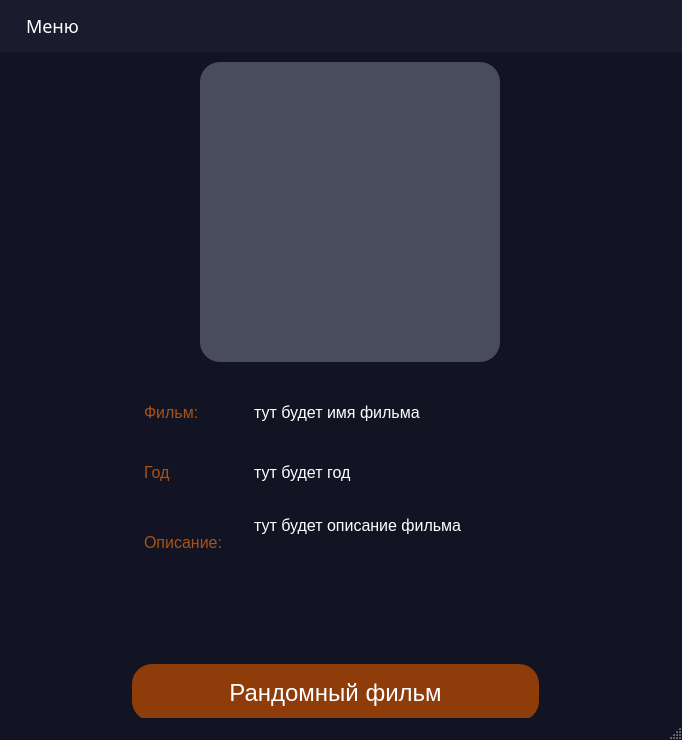
<?xml version="1.0" encoding="UTF-8"?>
<ui version="4.0">
 <class>RandMovieWindow</class>
 <widget class="QMainWindow" name="RandMovieWindow">
  <property name="geometry">
   <rect>
    <x>0</x>
    <y>0</y>
    <width>682</width>
    <height>740</height>
   </rect>
  </property>
  <property name="windowTitle">
   <string>Api - app</string>
  </property>
  <property name="styleSheet">
   <string notr="true">/* Основной фон окна */
QMainWindow {
    background-color: #121423;
}

/* СТИЛЬ КНОПКИ (у вас уже есть, оставляем) */
QPushButton {
    background-color: #8e3d0a; 
    color: white; 
    border-radius: 20px;
    font-size: 24px;
    margin: 2px;
}

QPushButton:hover {
    background-color: #a85216;
}

QPushButton:pressed {
    background-color: #6b2e08;
    margin-top: 4px;
    margin-left: 4px;
}

/* СТИЛЬ МЕНЮ БАРА (верхняя панель) */
QMenuBar {
    background-color: #1a1c2e;
    color: #ffffff;
    font-family: 'Corbel';
    font-size: 18px;
    padding: 5px;
}

QMenuBar::item {
    background-color: transparent;
    padding: 8px 15px;
    border-radius: 5px;
    color: #ffffff;
}

QMenuBar::item:selected {
    background-color: rgba(142, 61, 10, 0.7); /* Полупрозрачный оранжевый */
    color: white;
}

QMenuBar::item:pressed {
    background-color: #8e3d0a; /* Тот же цвет что и кнопка */
}

/* СТИЛЬ ВЫПАДАЮЩЕГО МЕНЮ */
QMenu {
    background-color: #1a1c2e;
    border: 1px solid #2a2c3e;
    border-radius: 8px;
    padding: 5px;
    color: white;
}

QMenu::item {
    background-color: transparent;
    padding: 10px 20px;
    margin: 2px;
    border-radius: 5px;
    font-size: 16px;
    color: white;
}

QMenu::item:selected {
    background-color: rgba(142, 61, 10, 0.7); /* Полупрозрачный оранжевый */
    color: white;
}

QMenu::item:pressed {
    background-color: #8e3d0a; /* Тот же цвет что и кнопка */
}

QMenu::separator {
    height: 1px;
    background-color: #2a2c3e;
    margin: 5px 10px;
}

/* СТИЛЬ ЭЛЕМЕНТОВ МЕНЮ (действий) */
QAction {
    color: white;
    font-size: 16px;
}

/* СТИЛЬ МЕТКИ ДЛЯ ИЗОБРАЖЕНИЯ */
QLabel {
    background-color: #494c5c; 
    border-radius: 20px;
    color: white;
    font-size: 14px;
    padding: 10px;
    font-family: Arial;
}</string>
  </property>
  <widget class="QWidget" name="centralwidget">
   <property name="styleSheet">
    <string notr="true">background-color: #121423;</string>
   </property>
   <widget class="QPushButton" name="rand_movie_button">
    <property name="geometry">
     <rect>
      <x>130</x>
      <y>610</y>
      <width>411</width>
      <height>61</height>
     </rect>
    </property>
    <property name="font">
     <font>
      <pointsize>-1</pointsize>
     </font>
    </property>
    <property name="styleSheet">
     <string notr="true">QPushButton {
    background-color: #8e3d0a; 
    color: white; 
    border-radius: 20px;
    font-size: 24px;
    margin: 2px;
}

QPushButton:hover {
    background-color: #a85216;
}

QPushButton:pressed {
    background-color: #6b2e08;
    margin-top: 4px;
    margin-left: 4px;
}</string>
    </property>
    <property name="text">
     <string>Рандомный фильм</string>
    </property>
    <property name="autoRepeatInterval">
     <number>100</number>
    </property>
   </widget>
   <widget class="QLabel" name="label_poster">
    <property name="geometry">
     <rect>
      <x>200</x>
      <y>10</y>
      <width>300</width>
      <height>300</height>
     </rect>
    </property>
    <property name="minimumSize">
     <size>
      <width>300</width>
      <height>300</height>
     </size>
    </property>
    <property name="maximumSize">
     <size>
      <width>300</width>
      <height>300</height>
     </size>
    </property>
    <property name="styleSheet">
     <string notr="true">background-color: #494c5c; 
    border-radius: 20px;
    color: white;
    font-size: 14px;
    padding: 10px;
    font-family: Arial;</string>
    </property>
    <property name="text">
     <string/>
    </property>
    <property name="scaledContents">
     <bool>true</bool>
    </property>
    <property name="alignment">
     <set>Qt::AlignCenter</set>
    </property>
    <property name="wordWrap">
     <bool>true</bool>
    </property>
   </widget>
   <widget class="QLabel" name="label_film_title">
    <property name="geometry">
     <rect>
      <x>130</x>
      <y>330</y>
      <width>81</width>
      <height>60</height>
     </rect>
    </property>
    <property name="styleSheet">
     <string notr="true">color: #a85216; font-size: 16px;</string>
    </property>
    <property name="text">
     <string>Фильм:</string>
    </property>
   </widget>
   <widget class="QLabel" name="label_name">
    <property name="geometry">
     <rect>
      <x>240</x>
      <y>330</y>
      <width>300</width>
      <height>60</height>
     </rect>
    </property>
    <property name="styleSheet">
     <string notr="true">color: white; font-size: 16px;</string>
    </property>
    <property name="text">
     <string>тут будет имя фильма</string>
    </property>
   </widget>
   <widget class="QLabel" name="label_year_title">
    <property name="geometry">
     <rect>
      <x>130</x>
      <y>390</y>
      <width>51</width>
      <height>60</height>
     </rect>
    </property>
    <property name="styleSheet">
     <string notr="true">color: #a85216; font-size: 16px;</string>
    </property>
    <property name="text">
     <string>Год: </string>
    </property>
   </widget>
   <widget class="QLabel" name="label_year">
    <property name="geometry">
     <rect>
      <x>240</x>
      <y>390</y>
      <width>300</width>
      <height>60</height>
     </rect>
    </property>
    <property name="styleSheet">
     <string notr="true">color: white; font-size: 16px; </string>
    </property>
    <property name="text">
     <string>тут будет год</string>
    </property>
   </widget>
   <widget class="QLabel" name="label_desc_title">
    <property name="geometry">
     <rect>
      <x>130</x>
      <y>460</y>
      <width>101</width>
      <height>60</height>
     </rect>
    </property>
    <property name="styleSheet">
     <string notr="true">color: #a85216; font-size: 16px;</string>
    </property>
    <property name="text">
     <string>Описание:</string>
    </property>
   </widget>
   <widget class="QLabel" name="label_description">
    <property name="geometry">
     <rect>
      <x>240</x>
      <y>450</y>
      <width>300</width>
      <height>130</height>
     </rect>
    </property>
    <property name="styleSheet">
     <string notr="true">color: white; font-size: 16px;</string>
    </property>
    <property name="inputMethodHints">
     <set>Qt::ImhNone</set>
    </property>
    <property name="text">
     <string>тут будет описание фильма</string>
    </property>
    <property name="alignment">
     <set>Qt::AlignLeading|Qt::AlignLeft|Qt::AlignTop</set>
    </property>
    <property name="wordWrap">
     <bool>true</bool>
    </property>
   </widget>
  </widget>
  <widget class="QMenuBar" name="menubar">
   <property name="geometry">
    <rect>
     <x>0</x>
     <y>0</y>
     <width>682</width>
     <height>49</height>
    </rect>
   </property>
   <property name="font">
    <font>
     <family>Corbel</family>
     <pointsize>-1</pointsize>
    </font>
   </property>
   <property name="styleSheet">
    <string notr="true">color: #8b8d90;</string>
   </property>
   <widget class="QMenu" name="menu">
    <property name="title">
     <string>Меню</string>
    </property>
    <addaction name="action_random_cat"/>
    <addaction name="action_random_dog"/>
    <addaction name="action_random_film"/>
    <addaction name="action_film_by_name"/>
   </widget>
   <addaction name="menu"/>
  </widget>
  <widget class="QStatusBar" name="statusbar"/>
  <action name="action_random_cat">
   <property name="text">
    <string>Рандомный кот</string>
   </property>
   <property name="font">
    <font>
     <pointsize>16</pointsize>
    </font>
   </property>
  </action>
  <action name="action_random_dog">
   <property name="text">
    <string>Рандомная собака</string>
   </property>
   <property name="font">
    <font>
     <pointsize>16</pointsize>
    </font>
   </property>
  </action>
  <action name="action_random_film">
   <property name="text">
    <string>Рандомный фильм</string>
   </property>
   <property name="font">
    <font>
     <pointsize>16</pointsize>
    </font>
   </property>
  </action>
  <action name="action_film_by_name">
   <property name="text">
    <string>Поиск фильма</string>
   </property>
  </action>
 </widget>
 <resources/>
 <connections/>
</ui>
